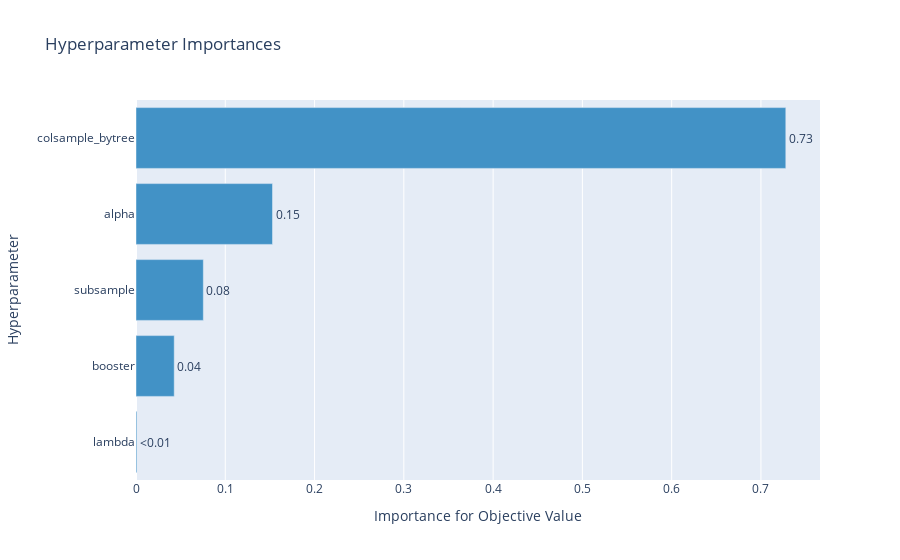

The notebook cell saved with this chart:
### Code cell
plot_param_importances(study)

### Figure 1 — Plotly figure (JSON) as saved in the notebook; plotly's stock layout.template omitted (floating-point values rounded to 4 significant figures)
{"data": [{"cliponaxis": false, "hovertemplate": ["lambda (FloatDistribution): 0.0010211392978202668<extra></extra>", "booster (CategoricalDistribution): 0.04281909881010983<extra></extra>", "subsample (FloatDistribution): 0.07541359284822767<extra></extra>", "alpha (FloatDistribution): 0.15290526812621347<extra></extra>", "colsample_bytree (FloatDistribution): 0.7278409009176288<extra></extra>"], "marker": {"color": "rgb(66,146,198)"}, "orientation": "h", "text": ["<0.01", "0.04", "0.08", "0.15", "0.73"], "textposition": "outside", "type": "bar", "x": [0.001021, 0.04282, 0.07541, 0.1529, 0.7278], "y": ["lambda", "booster", "subsample", "alpha", "colsample_bytree"]}], "layout": {"showlegend": false, "title": {"text": "Hyperparameter Importances"}, "xaxis": {"title": {"text": "Importance for Objective Value"}}, "yaxis": {"title": {"text": "Hyperparameter"}}}}
